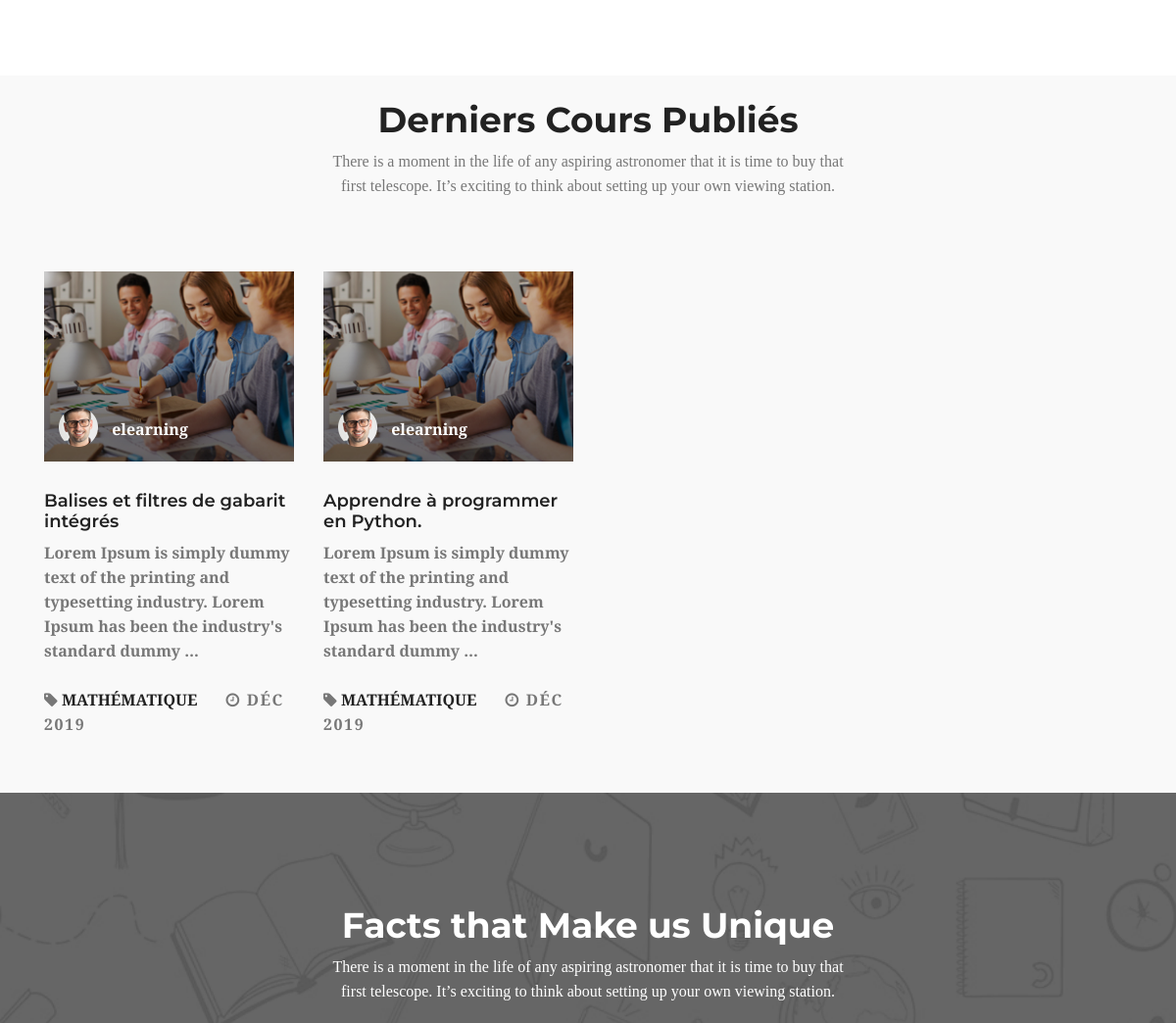
/ (middle part), run on an earlier commit of the app's database.
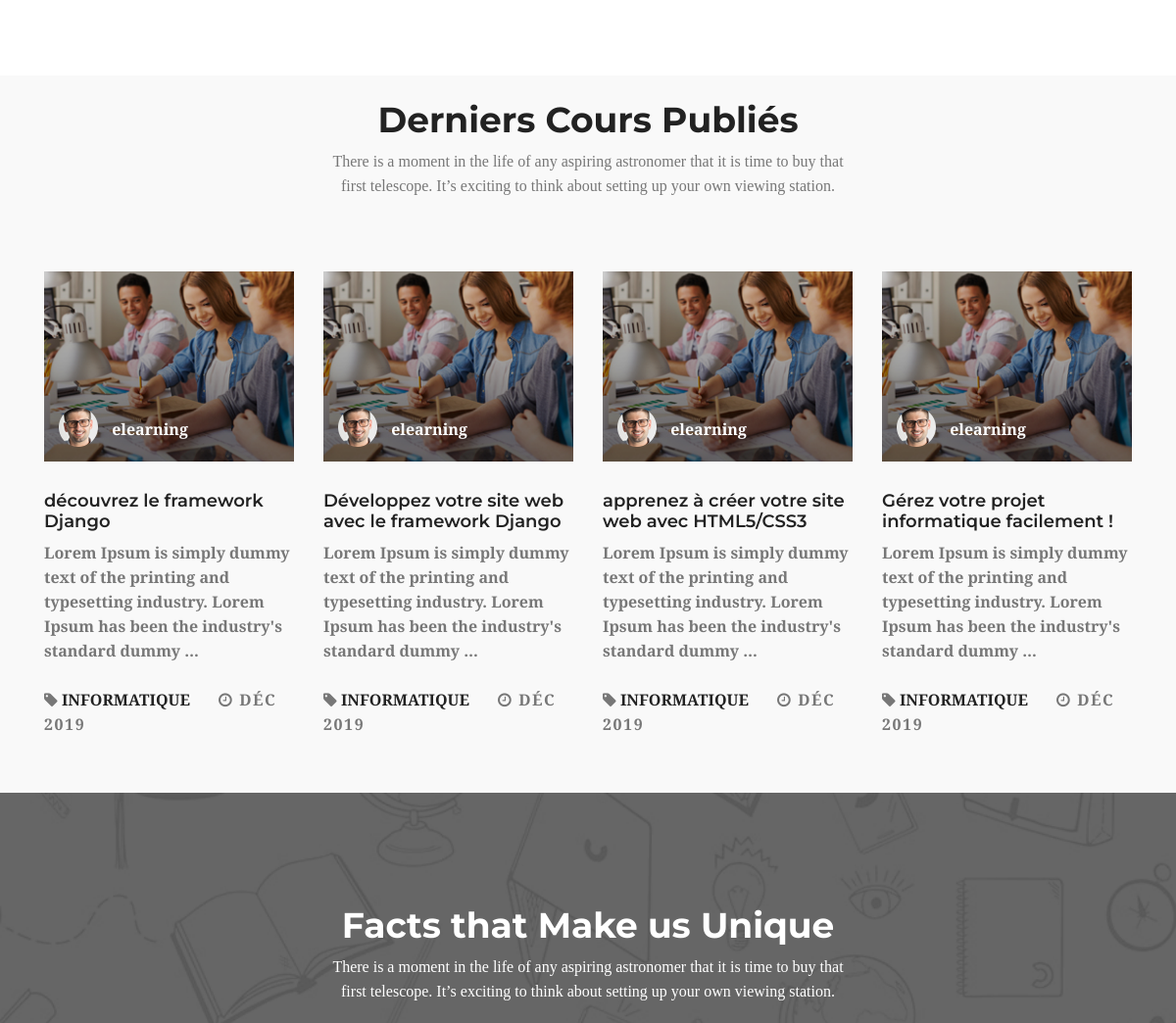
And on a later commit of the database.
### cours/models.py (models this page shows, shortened)
class Cours(models.Model):
    instructeur = models.ForeignKey(User, on_delete=models.CASCADE)
    etudiants = models.ManyToManyField(User, related_name='rejoindre_cours', blank=True)
    matiere = models.ForeignKey(Matieres, related_name='cours', on_delete=models.CASCADE)
    title = models.CharField('Titre du Cours', max_length=200)
    slug = models.SlugField('URL', max_length=200, unique=True)
    resume = models.TextField()
    date_de_creation = models.DateField('Date de création du Cours', auto_now_add=True)
    class Meta:
        ordering = ['-date_de_creation']
    def get_absolute_url(self):
        return reverse('cours:cours_detail', args=[self.slug])

class Matieres(models.Model):
    title = models.CharField('Matière du Cours', max_length=200, unique=True)
    slug = models.SlugField('URL', max_length=200, unique=True)
    class Meta:
        ordering = ['title']
    def __str__(self):
        return self.title
    def get_absolute_url(self):
        return reverse('cours:cours_liste_matiere', args=[self.slug])

### cours/views.py (the view)
# urls.py: path('', CoursListView.as_view(), name='liste_cours'),
class CoursListView(TemplateResponseMixin, View):
    model = Cours
    template_name = 'cours/cours/liste_cours.html'
    def get(self, request, matiere=None):
        matieres = cache.get('all_matieres')
        if not matieres:
            matieres = Matieres.objects.annotate(total_cours=Count('cours'))
            cache.set('all_matieres', matieres)
        all_cours = Cours.objects.annotate(total_modules=Count('modules'))
        if matiere:
            matiere = get_object_or_404(Matieres, slug=matiere)
            key = 'matiere_{}_cours'.format(matiere.id)
            cours = cache.get(key)
            if not cours:
                cours = all_cours.filter(matiere=matiere)
                cache.set(key, cours)
        else:
            cours = cache.get('all_cours')
            if not cours:
                cours = all_cours
                cache.set('all_cours', cours)
        return self.render_to_response({'matieres': matieres, 'matiere': matiere,
            'cours': cours})

### cours/templatetags/cours.py (called while the page is built)
@register.inclusion_tag('cours/cours/latest_cours.html')
def show_latest_cours(count=4):
    latest_cours = Cours.objects.filter(date_de_creation__isnull=False).order_by('-date_de_creation')[:count]
    context = { 'latest_cours': latest_cours }
    return context

### cours/templates/cours/cours/liste_cours.html
{% extends "base.html" %}
{% load static cours %}{% get_static_prefix as STATIC_PREFIX %}
{% block popular_courses %}
    {% show_latest_cours 4 %}
{% endblock popular_courses %}

### cours/templates/cours/cours/latest_cours.html (shortened to what this page needs)
{% load static cours %}{% get_static_prefix as STATIC_PREFIX %}
    <div class="popular_courses lite_bg">
        <div class="container">
            <div class="row justify-content-center">
                <div class="col-lg-6">
                    <div class="main_title">
                        <h2 class="text-capitalize">derniers cours publiés</h2>
                        <p>There is a moment in the life of any aspiring astronomer that it is time to buy that first telescope. It’s exciting to think about setting up your own viewing station.</p>
                    </div>
                </div>
            </div>
            <div class="row">
                {% for c in latest_cours %}
                    {% with matiere=c.matiere %}
                        <div class="col-lg-3 col-md-6">
                            <div class="single_course">
                                <div class="course_head overlay">
                                    <img class="img-fluid w-100" src="{{ STATIC_PREFIX }}img/trainer1.jpg" alt="{{ c.title }}">
                                    <div class="authr_meta">
                                        <img src="{{ STATIC_PREFIX }}img/author1.png" alt="">
                                        <span>{{ c.instructeur|safe }}</span>
                                    </div>
                                </div>
                                <div class="course_content">
                                    <h4>
                                        <a href="{{ c.get_absolute_url }}">{{ c.title|safe }}</a>
                                    </h4>
                                    <p>{{ c.resume|truncatewords:20|safe }}</p>
                                    <div class="course_meta d-flex justify-content-between">
                                        <div>
                                            <span class="meta_info">
                                                <i class="fa fa-tag"></i>
                                                <a href="{{ matiere.get_absolute_url }}">
                                                    {{ matiere|upper }}
                                                </a>
                                            </span>
                                            <span class="meta_info text-uppercase">
                                                <i class="fa fa-clock-o"></i>
                                                {{ c.date_de_creation|date:"M Y" }}
                                            </span>
                                        </div>
                                    </div>
                                </div>
                            </div>
                        </div>
                    {% endwith %}
                {% endfor %}
            </div>
        </div>
    </div>

What changed in the data, as far as the page shows it:
no longer on this page (row edited): Cours: instructeur "elearning", title "Balises et filtres de gabarit intégrés", resume "Lorem Ipsum is simply dummy text of the printing and typesetting industry. Lorem Ipsum has been the industry's standard dummy …", matiere "MATHÉMATIQUE", date_de_creation "DÉC 2019"
no longer on this page (row unchanged): Cours: instructeur "elearning", title "Apprendre à programmer en Python.", resume "Lorem Ipsum is simply dummy text of the printing and typesetting industry. Lorem Ipsum has been the industry's standard dummy …", matiere "MATHÉMATIQUE", date_de_creation "DÉC 2019"
added Cours: instructeur "elearning", title "découvrez le framework Django", resume "Lorem Ipsum is simply dummy text of the printing and typesetting industry. Lorem Ipsum has been the industry's standard dummy …", matiere "INFORMATIQUE", date_de_creation "DÉC 2019"
added Cours: instructeur "elearning", title "Développez votre site web avec le framework Django", resume "Lorem Ipsum is simply dummy text of the printing and typesetting industry. Lorem Ipsum has been the industry's standard dummy …", matiere "INFORMATIQUE", date_de_creation "DÉC 2019"
added Cours: instructeur "elearning", title "apprenez à créer votre site web avec HTML5/CSS3", resume "Lorem Ipsum is simply dummy text of the printing and typesetting industry. Lorem Ipsum has been the industry's standard dummy …", matiere "INFORMATIQUE", date_de_creation "DÉC 2019"
added Cours: instructeur "elearning", title "Gérez votre projet informatique facilement !", resume "Lorem Ipsum is simply dummy text of the printing and typesetting industry. Lorem Ipsum has been the industry's standard dummy …", matiere "INFORMATIQUE", date_de_creation "DÉC 2019"
